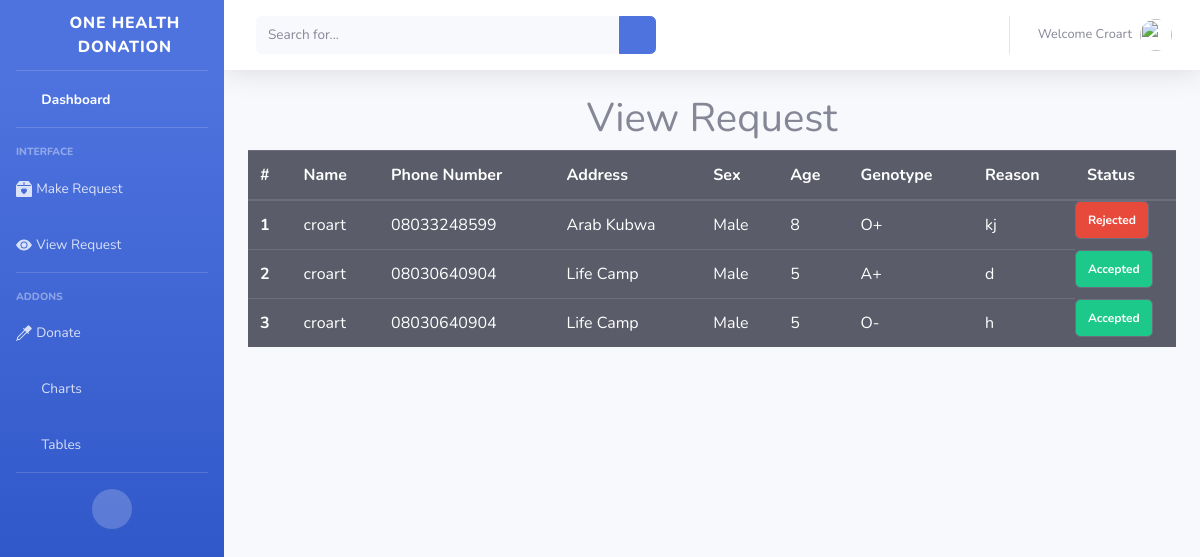
The page /request_view/ (signed in) on the database its author committed.
### donor/models.py (models this page shows, shortened)
class Request(models.Model):
    name = models.ForeignKey(User, on_delete=models.CASCADE)
    phone = models.CharField(max_length=20)
    address = models.CharField(max_length=200)
    sex = models.CharField(max_length=20, choices=sex, default= 'Male')
    age = models.IntegerField()
    blood = models.ForeignKey(BloodTypes, on_delete=models.CASCADE)
    reason = models.CharField(max_length=200)
    pint = models.IntegerField()
    status = models.CharField(max_length=25, choices=STATUS, default='Pending')
    date = models.DateTimeField(auto_now_add=True)

class BloodTypes(models.Model):
    name = models.CharField(max_length=20)
    pint = models.IntegerField(default=0)
    def __str__(self):
        return self.name

### donor/views.py (the view)
# urls.py: path('request_view/', views.request_view, name='request_view'),
def request_view(request):
    emg = Request.objects.filter(name=request.user.id)
    return render(request, 'donor/request_view.html', {'emg': emg})

### donor/templates/donor/request_view.html (shortened to what this page needs)
{%extends 'donor/base.html'%}
{%load crispy_forms_tags%}
{%block content%}
<div class="container">
  <h1 class="text-center"> View Request </h1>
<table class="table table-dark">
  <thead>
    <tr>
      <th scope="col">#</th>
      <th scope="col">Name</th>
      <th scope="col">Phone Number</th>
      <th scope="col">Address</th>
      <th scope="col">Sex</th>
      <th scope="col">Age</th>
      <th scope="col">Genotype</th>
      <th scope="col">Reason</th>
      <th scope="col">Status</th>
    </tr>
  </thead>
  <tbody>
  {%for row in emg%}
    <tr>
      <th scope="row">{{row.id}}</th>
      <td>{{row.name}}</td>
      <td>{{row.phone}}</td>
      <td>{{row.address}}</td>
      <td>{{row.sex}}</td>
      <td>{{row.age}}</td>
      <td>{{row.blood}}</td>
      <td>{{row.reason}}</td>
      {%if row.status == 'Pending'%}
      <td class="btn btn-warning badge">Pending</td>
      {%elif row.status == 'Rejected'%}
      <td class="btn btn-danger badge">Rejected</td>
      {%else%}
      <td class="btn btn-success badge">Accepted</td>
      {%endif%}
    </tr>
    {%endfor%}
  </tbody>
</table>
  </div>
{%endblock%}

### donor/templates/donor/base.html (shortened to what this page needs)
<!DOCTYPE html>
<html lang="en">
<head>
    <link href="/static/vendor/fontawesome-free/css/all.min.css" rel="stylesheet" type="text/css">
    <link href="/static/css/sb-admin-2.min.css" rel="stylesheet">
</head>
<body id="page-top">
    <div id="wrapper">
        <ul class="navbar-nav bg-gradient-primary sidebar sidebar-dark accordion" id="accordionSidebar">
            <a class="sidebar-brand d-flex align-items-center justify-content-center" href="index.html">
                <div class="sidebar-brand-icon rotate-n-15">
                    <i class="fas fa-laugh-wink"></i>
                </div>
                <div class="sidebar-brand-text mx-3">One Health Donation</div>
            </a>
            <hr class="sidebar-divider my-0">
            <li class="nav-item active">
                <a class="nav-link" href="{%url 'index'%}">
                    <i class="fas fa-fw fa-tachometer-alt"></i>
                    <span>Dashboard</span></a>
            </li>
            <hr class="sidebar-divider">
            <div class="sidebar-heading">
                Interface
            </div>
            <li class="nav-item">
                <a class="nav-link collapsed" href="{%url 'make_request'%}">
                    <span>Make Request</span>
                </a>
            </li>
            <li class="nav-item">
                <a class="nav-link collapsed" href="{%url 'request_view'%}">
                    <svg xmlns="http://www.w3.org/2000/svg" width="16" height="16" fill="currentColor" class="bi bi-eye-fill" viewBox="0 0 16 16">
                      <path d="M10.5 8a2.5 2.5 0 1 1-5 0 2.5 2.5 0 0 1 5 0z"/>
                      <path d="M0 8s3-5.5 8-5.5S16 8 16 8s-3 5.5-8 5.5S0 8 0 8zm8 3.5a3.5 3.5 0 1 0 0-7 3.5 3.5 0 0 0 0 7z"/>
                    </svg>
                    <span>View Request</span>
                </a>
            </li>
            <hr class="sidebar-divider">
            <div class="sidebar-heading">
                Addons
            </div>
            <li class="nav-item">
                <a class="nav-link collapsed" href="{%url 'donors'%}">
                    <span>Donate</span>
                </a>
            </li>
            <li class="nav-item">
                <a class="nav-link" href="charts.html">
                    <i class="fas fa-fw fa-chart-area"></i>
                    <span>Charts</span></a>
            </li>
            <li class="nav-item">
                <a class="nav-link" href="tables.html">
                    <i class="fas fa-fw fa-table"></i>
                    <span>Tables</span></a>
            </li>
            <hr class="sidebar-divider d-none d-md-block">
            <div class="text-center d-none d-md-inline">
                <button class="rounded-circle border-0" id="sidebarToggle"></button>
            </div>
        </ul>
        <div id="content-wrapper" class="d-flex flex-column">
            <div id="content">
                <nav class="navbar navbar-expand navbar-light bg-white topbar mb-4 static-top shadow">
                    <form
                        class="d-none d-sm-inline-block form-inline mr-auto ml-md-3 my-2 my-md-0 mw-100 navbar-search">
                        <div class="input-group">
                            <input type="text" class="form-control bg-light border-0 small" placeholder="Search for..."
                                aria-label="Search" aria-describedby="basic-addon2">
                            <div class="input-group-append">
                                <button class="btn btn-primary" type="button">
                                    <i class="fas fa-search fa-sm"></i>
                                </button>
                            </div>
                        </div>
                    </form>
                    <ul class="navbar-nav ml-auto">
                        <li class="nav-item dropdown no-arrow mx-1">
                            <a class="nav-link dropdown-toggle" href="#" id="alertsDropdown" role="button"
                                data-toggle="dropdown" aria-haspopup="true" aria-expanded="false">
                                <i class="fas fa-bell fa-fw"></i>
                            </a>
                        </li>
                        <li class="nav-item dropdown no-arrow mx-1">
                            <a class="nav-link dropdown-toggle" href="#" id="messagesDropdown" role="button"
                                data-toggle="dropdown" aria-haspopup="true" aria-expanded="false">
                                <i class="fas fa-envelope fa-fw"></i>
                            </a>
                        </li>
                        <li class="nav-item dropdown no-arrow">
                            <a class="nav-link dropdown-toggle" href="#" id="userDropdown" role="button"
                                data-toggle="dropdown" aria-haspopup="true" aria-expanded="false">
                                {%if user.is_authenticated%}
                                <span class="mr-2 d-none d-lg-inline text-gray-600 small">Welcome {{request.user.username|capfirst}}</span>
                                <img class="img-profile rounded-circle"
                                    src="{{profile.image.url}}">
                            </a>
                            {%else%}
                             <img class="img-profile rounded-circle"
                                    src="/media/image/223.jpg">
                            </a>
                            {%endif%}
                        </li>
                    </ul>
                </nav>
{%block content%}{%endblock%}
</body>
</html>

### rows shown on the page
Request: id "1", name "croart", phone "08033248599", address "Arab Kubwa", sex "Male", age "8", blood "O+", reason "kj", status "Rejected"
Request: id "2", name "croart", phone "08030640904", address "Life Camp", sex "Male", age "5", blood "A+", reason "d", status "Accepted"
Request: id "3", name "croart", phone "08030640904", address "Life Camp", sex "Male", age "5", blood "O-", reason "h", status "Accepted"

### other values the page prints
{{ request.user.username|capfirst }} "Croart"
